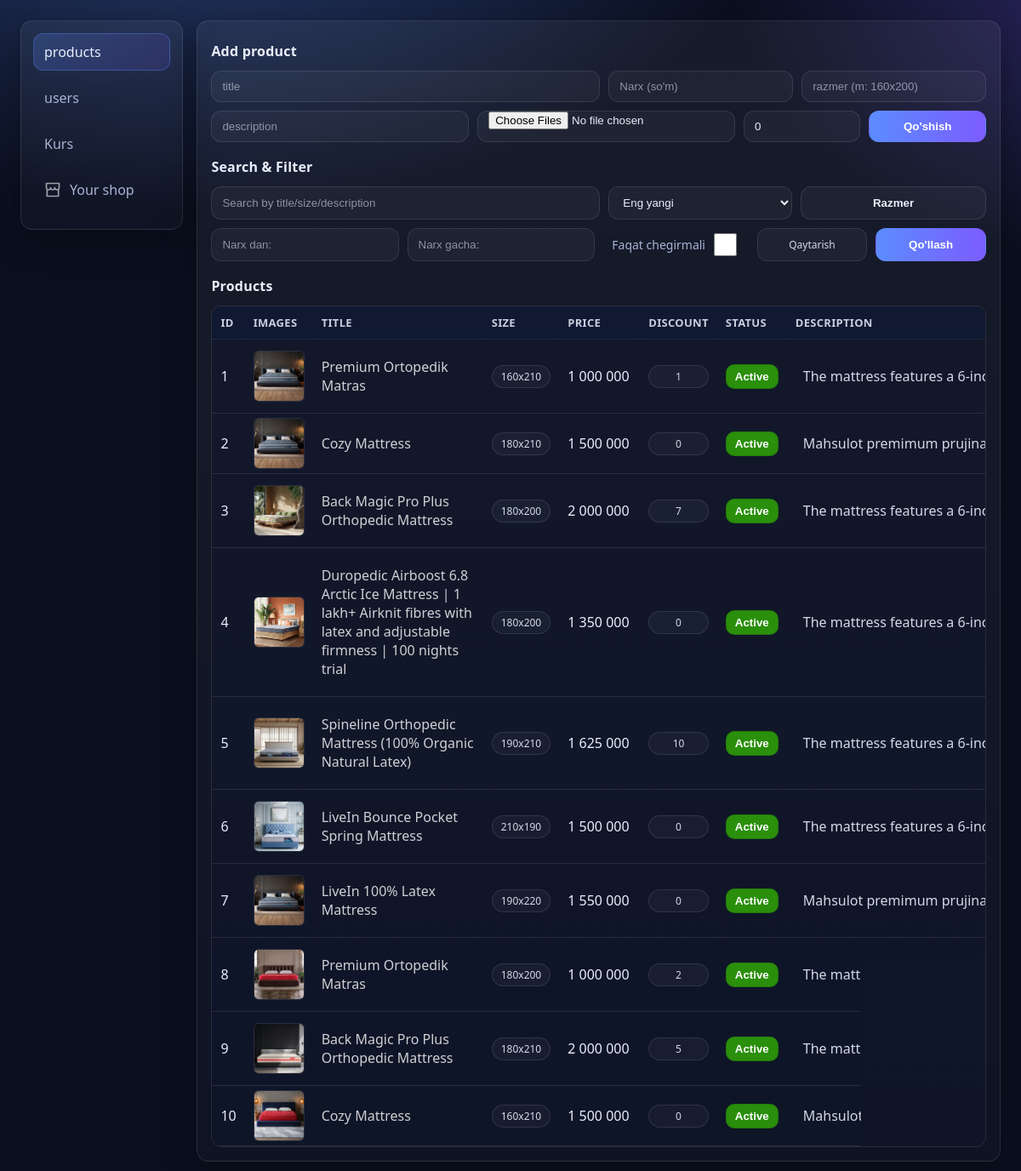
/admin/products, run on the app's committed database.
### app/models/product.py (models this page shows, shortened)
class Product(db.Model):
    __tablename__ = 'products'
    id = db.Column(db.Integer, primary_key=True)
    title = db.Column(db.String(120), nullable=False)
    price = db.Column(db.Integer, nullable=False, default=0)
    size = db.Column(db.String(20), nullable=False)
    description = db.Column(db.Text, nullable=False)
    discount_percent = db.Column(db.Integer, default=0)
    is_active = db.Column(db.Boolean, default=True, nullable=False)
    created_by = db.Column(db.Integer, db.ForeignKey('users.id'))
    created_at = db.Column(db.DateTime, default=datetime.now)
    images = db.relationship(
        "ProductImage",
        back_populates="product",
        cascade="all, delete-orphan",
        lazy="selectin",
    )
    @hybrid_property
    def final_price(self):
        d = self.discount_percent or 0
        return int(self.price * (100 - d) / 100)

### app/models/product_image.py (models this page shows)
class ProductImage(db.Model):
    __tablename__ = 'product_image'
    id = db.Column(db.Integer, primary_key=True)
    filename = db.Column(db.String(255), nullable=False)
    is_main = db.Column(db.Boolean, default=False, nullable=False)
    created_at = db.Column(db.DateTime, default=datetime.now)
    product_id = db.Column(
        db.Integer,
        db.ForeignKey("products.id", ondelete="CASCADE"),
        nullable=False,
        index=True,
    )
    product = db.relationship("Product", back_populates="images")

### app/routes/admin.py (the view, shortened to what this page needs)
@admin_bp.route("/products", methods=["GET"])
def products():
    q = (request.args.get("q") or "").strip()
    discount = request.args.get("discount")  # "1" bo'ladi
    min_price = request.args.get("min_price")
    max_price = request.args.get("max_price")
    sort = request.args.get("sort") or "new"
    selected_sizes = [s.strip() for s in request.args.getlist("size") if s and s.strip()]
    query = Product.query
    if selected_sizes:
            query = query.filter(Product.size.in_(selected_sizes))
    if discount == "1":
        query = query.filter((Product.discount_percent or 0) > 0)
    if min_price:
        try:
            query = query.filter(Product.price >= int(min_price))
        except ValueError:
            pass
    if max_price:
        try:
            query = query.filter(Product.price <= int(max_price))
        except ValueError:
            pass
    if sort == "price_asc":
        query = query.order_by(Product.price.asc())
    elif sort == "price_desc":
        query = query.order_by(Product.price.desc())
    elif sort == "discount_desc":
        query = query.order_by(Product.discount_percent.desc())
    else:
        query = query.order_by(Product.id.desc())
    products = query.order_by(Product.id.desc()).all()
    sizes = [
        (r[0] or "").strip()
        for r in db.session.query(Product.size).distinct().order_by(Product.size).all()
        if (r[0] or "").strip()
    ]
    return render_template(
        "admin/admin_panel.html",
        page="products",
        products=products,
        sizes=sizes,  # <= MUHIM: template'ga uzatyapmiz
    )

### app/__init__.py (called while the page is built)
def create_app():
    app = Flask(__name__, instance_relative_config=True)
    app.config.from_object(Config)
    db.init_app(app)
    from app.routes.home import home_bp
    from app.routes.admin import admin_bp
    app.register_blueprint(home_bp)
    app.register_blueprint(admin_bp, url_prefix='/admin')
    BASE_DIR = os.path.abspath(os.path.dirname(__file__))
    app.config["UPLOAD_FOLDER"] = os.path.join(BASE_DIR, "static", "uploads")
    @app.template_filter("uzs")
    def uzs(value):
        try:
            return f"{int(value):,}".replace(",", " ")
        except Exception:
            return value
    return app

### app/templates/admin/admin_panel.html (shortened to what this page needs)
{% extends 'base_admin.html' %}
{% block body %}
<main class="admin-panel">
    <div class="sidebar">
        <a href="{{ url_for('admin.products') }}"
           class="{% if page == 'products' %}active{% endif %}">
           products
        </a>
        <a href="{{ url_for('admin.users') }}"
           class="{% if page == 'users' %}active{% endif %}">
           users
        </a>
        <a href="{{ url_for('admin.settings') }}"
           class="{% if page=='settings' %}active{% endif %}">
            Kurs
        </a>
        <a href="{{ url_for('home.index') }}">
            Your shop
        </a>
    </div>
    <div class="main-section">
        {% if page == "users" %}
            {% include "admin/users.html" %}
        {% elif page == "products" %}
            {% include "admin/products.html" %}
        {% elif page == "settings" %}
            {% include "admin/settings.html" %}
        {% endif %}
    </div>
</main>
{% endblock %}

### app/templates/admin/products.html (shortened to what this page needs)
<h4>Add product</h4>
<form action="{{ url_for('admin.add_product') }}" method="post" enctype="multipart/form-data">
  <div class="row-2">
    <input type="text" name="title" placeholder="title" required>
    <div style="display: flex; gap: 10px; width: 100%;">
      <input type="text" name="price" placeholder="Narx (so'm)" required>
      <input type="text" name="size" placeholder="razmer (m: 160x200)" required>
    </div>
  </div>
  <div style="height:10px"></div>
  <div class="row-2">
    <input type="text" name="description" placeholder="description">
    <input class="file" type="file" name="images" multiple>
    <div style="display: flex; gap: 10px; width: 100%;">
        <input type="number" name="discount_percent" min="0" max="90" value="0" style="width: 50%; display: block;">
        <button style="width: 50%; display: block;" type="submit">Qo'shish</button>
    </div>
  </div>
</form>
<h4 style="margin-top:18px;">Search & Filter</h4>
<form method="get" action="{{ url_for('admin.products') }}" id="get-form">
  <div class="row-2">
    <input style="width: 100%;" type="text" name="q" placeholder="Search by title/size/description"
           value="{{ request.args.get('q','') }}">
   <div style="display: flex; gap: 5px; width: 100%;">
    <select name="sort">
       {% set cur_sort = request.args.get('sort','new') %}
       <option value="new" {% if cur_sort=='new' %}selected{% endif %}>Eng yangi</option>
    </select>
    <button type="button" class="chip" data-open="#sizeModal">
      Razmer
    </button>
   </div>
  </div>
  <div style="height:10px"></div>
  <div class="row-2">
    <div style="display: flex; gap: 10px; width: 100%;">
        <input type="number" name="min_price" placeholder="Narx dan:"
           value="{{ request.args.get('min_price','') }}">
        <input type="number" name="max_price" placeholder="Narx gacha:"
           value="{{ request.args.get('max_price','') }}">
    </div>
    <div style="display: flex; justify-content: space-between; gap: 10px; width: 100%;">
        <label style=" width: 40%; color: var(--muted); font-size: 14px; display: flex; gap: 6px; align-items: center; justify-content: center;">
          Faqat chegirmali
          <input style="width: 27px; height: 27px; cursor: pointer;" type="checkbox" name="discount" value="1"
              {% if request.args.get('discount') == '1' %}checked{% endif %}>
        </label>
        <a style="padding: 10px 14px; width: 30%; justify-content: center; border-radius: 12px;" class="badge" href="{{ url_for('admin.products') }}">Qaytarish</a>
        <button style="width: 30%;" type="submit">Qo'llash</button>
    </div>
  </div>
</form>
<h4 style="margin-top:18px;">Products</h4>
{% if products %}
  <div class="table-wrap">
    <table>
      <tr>
        <th>ID</th>
        <th>Images</th>
        <th>Title</th>
        <th>Size</th>
        <th>Price</th>
        <th>Discount</th>
        <th>Status</th>
        <th>Description</th>
      </tr>
      {% for product in products %}
      <tr>
        <td>{{ loop.index }}</td>
        <td>
          {% if product.images %}
          <img src="{{ url_for('static', filename='uploads/' ~ product.images[0].filename) }}"
               class="admin-product-img card"
               data-id="{{ product.id }}"
               data-title="{{ product.title }}"
               data-size="{{ product.size }}"
               data-price="{{ product.price | int}}"
               data-discount="{{ product.discount_percent or 0 }}"
               data-description="{{ product.description or '' }}"
               data-images='{{ (product.images | map(attribute="filename") | list) | tojson }}'
          >
          {% endif %}
        </td>
        <td style="min-width: 200px;"
            class="card"
            data-id="{{ product.id }}"
            data-title="{{ product.title }}"
            data-size="{{ product.size }}"
            data-price="{{ product.price | int}}"
            data-discount="{{ product.discount_percent or 0 }}"
            data-description="{{ product.description or '' }}"
            data-images='{{ (product.images | map(attribute="filename") | list) | tojson }}'
        >
          <p>{{ product.title }}</p>
        </td>
        <td><span class="badge">{{ product.size }}</span></td>
        <td style="min-width: 95px;">{{ product.price | uzs }}</td>
        <td style="text-align: center; ">
          <span style="display: block" class="badge">{{ product.discount_percent }}</span>
        </td>
        <td>
          <form action="{{ url_for('admin.toggle_product', product_id=product.id) }}" method="post" style="display:inline;">
            {% if product.is_active %}
              <button type="submit" class="status-btn on">Active</button>
            {% else %}
              <button type="submit" class="status-btn off">Hidden</button>
            {% endif %}
          </form>
        </td>
        <td class="desc-cell">
          <span class="desc-text"
                data-title="{{ product.title }}"
                data-desc="{{ product.description|e }}">
            {{ product.description }}
          </span>
        </td>
      </tr>
      {% endfor %}
    </table>
  </div>
{% else %}
  <p>Hali mahsulot yo'q</p>
{% endif %}

### app/static/css/style-admin.css (style rules this page uses)
:root { --bg:#0b1020; --panel:#111a33; --panel2:#0f1730; --text:#e9eefc; --muted:#a9b3d3; --border:rgba(255,255,255,.10); --shadow:0 14px 40px rgba(0,0,0,.35); --accent:#5b8cff; --accent2:#7c5cff; --danger:#ff4d4d; --ok:#2ee59d; --radius:14px; }
* { box-sizing:border-box }
body { margin:0; padding:24px; font-family: ui-sans-serif, system-ui, -apple-system, Segoe UI, Roboto, Arial; background: radial-gradient(1200px 700px at 20% -10%, rgba(91,140,255,.35), transparent 55%), radial-gradient(900px 600px at 110% 0%, rgba(124,92,255,.28), transparent 50%), var(--bg); color:var(--text); }
a { color:inherit;text-decoration:none }
img { display:block }
a svg { fill: rgba(255, 255, 255, 0.6); }
.admin-panel { gap:16px; display: flex; justify-content: space-between; align-items:start; }
.sidebar { width: 18%; position: sticky; top: 16px; padding:14px; border:1px solid var(--border); border-radius: var(--radius); background: linear-gradient(180deg, rgba(255,255,255,.05), rgba(255,255,255,.02)); box-shadow: var(--shadow); }
.sidebar a { display:flex; align-items:center; gap:10px; padding:10px 12px; border-radius:12px; border:1px solid transparent; color: var(--muted); transition:.15s ease; margin-bottom:10px; }
.sidebar a.active { color: var(--text); background: linear-gradient(90deg, rgba(91,140,255,.22), rgba(124,92,255,.14)); border-color: rgba(91,140,255,.35); }
.main-section { width: 82%; padding:16px; border:1px solid var(--border); border-radius: var(--radius); background: linear-gradient(180deg, rgba(255,255,255,.05), rgba(255,255,255,.02)); box-shadow: var(--shadow); }
h4 { margin: 8px 0 12px; font-size: 16px; letter-spacing:.2px; }
p { color:var(--muted) }
form { width:100%; }
.file { display: flex; align-content: center; padding: 0 12px; }
form .row-2 { display:flex; justify-content: space-between; gap:10px; }
input, select { width:100%; padding:10px 12px; border-radius:12px; border:1px solid var(--border); background: rgba(255,255,255,.04); color: var(--text); outline:none; transition:.15s ease; }
input::placeholder { color: rgba(233,238,252,.55) }
button { padding:10px 14px; border-radius:12px; border:1px solid transparent; background: linear-gradient(90deg, var(--accent), var(--accent2)); color: white; font-weight: 700; cursor:pointer; transition:.15s ease; }
.table-wrap { width:100%; overflow:auto; border-radius: 12px; border:1px solid var(--border); margin-top: 10px; }
table { width:100%; border-collapse: collapse; background: rgba(15,23,48,.35); }
tr { border-bottom:1px solid var(--border); }
th, td { padding:5px 10px; text-align:left; }
th { padding: 10px; position: sticky; top: 0; background: rgba(17,26,51,.92); backdrop-filter: blur(8px); font-size: 13px; color: rgba(233,238,252,.85); letter-spacing:.3px; text-transform: uppercase; }
td img { width:60px; height:60px; object-fit: cover; border-radius:10px; border:1px solid var(--border); }
.desc-cell { max-width: 350px; }
.desc-text { display:block; white-space: nowrap; overflow:hidden; text-overflow: ellipsis; cursor:pointer; color: rgba(233,238,252,.9); padding:6px 8px; border-radius:10px; border:1px solid transparent; }
.badge { display:inline-flex; align-items:center; padding:4px 10px; border-radius:999px; border:1px solid var(--border); color: rgba(233,238,252,.9); background: rgba(255,255,255,.04); font-size: 12px; }
.admin-product-img { border-radius:6px; transition:.18s ease; }
.card { cursor: pointer; }
.card p { color: rgba(255, 255, 255, 0.8); }
.chip { width: 100%; color: var(--text);outline: none;transition: .15s ease; border-radius: 12px;border: 1px solid var(--border); background:rgba(255,255,255,.04);cursor:pointer }
.status-btn { padding:6px 10px; border-radius:10px; border:1px solid rgba(0,0,0,.15); cursor:pointer; font-weight:700; }
.status-btn.on { background:#37c200b4; }

### data on the page
Product: filename (picture), title "Premium Ortopedik Matras", size "160x210", price|uzs "1 000 000", discount_percent "1", is_active "Active", description "The mattress features a 6-inch Airboost…"
Product: filename (picture), title "Cozy Mattress", size "180x210", price|uzs "1 500 000", discount_percent "0", is_active "Active", description "Mahsulot premimum prujinali ortopedi…"
Product: filename (picture), title "Back Magic Pro Plus Orthopedic Mattress", size "180x200", price|uzs "2 000 000", discount_percent "7", is_active "Active", description "The mattress features a 6-inch Airboost…"
Product: filename (picture), title "Duropedic Airboost 6.8 Arctic Ice Mattress | 1 lakh+ Airknit fibres with latex and adjustable firmness | 100 nights trial", size "180x200", price|uzs "1 350 000", discount_percent "0", is_active "Active", description "The mattress features a 6-inch Airboost…"
Product: filename (picture), title "Spineline Orthopedic Mattress (100% Organic Natural Latex)", size "190x210", price|uzs "1 625 000", discount_percent "10", is_active "Active", description "The mattress features a 6-inch Airboost…"
Product: filename (picture), title "LiveIn Bounce Pocket Spring Mattress", size "210x190", price|uzs "1 500 000", discount_percent "0", is_active "Active", description "The mattress features a 6-inch Airboost…"
Product: filename (picture), title "LiveIn 100% Latex Mattress", size "190x220", price|uzs "1 550 000", discount_percent "0", is_active "Active", description "Mahsulot premimum prujinali ortopedi…"
Product: filename (picture), title "Premium Ortopedik Matras", size "180x200", price|uzs "1 000 000", discount_percent "2", is_active "Active", description "The mattress features a 6-inch Airboost…"
Product: filename (picture), title "Back Magic Pro Plus Orthopedic Mattress", size "180x210", price|uzs "2 000 000", discount_percent "5", is_active "Active", description "The mattress features a 6-inch Airboost…"
Product: filename (picture), title "Cozy Mattress", size "160x210", price|uzs "1 500 000", discount_percent "0", is_active "Active", description "Mahsulot premimum prujinali ortopedi…"
